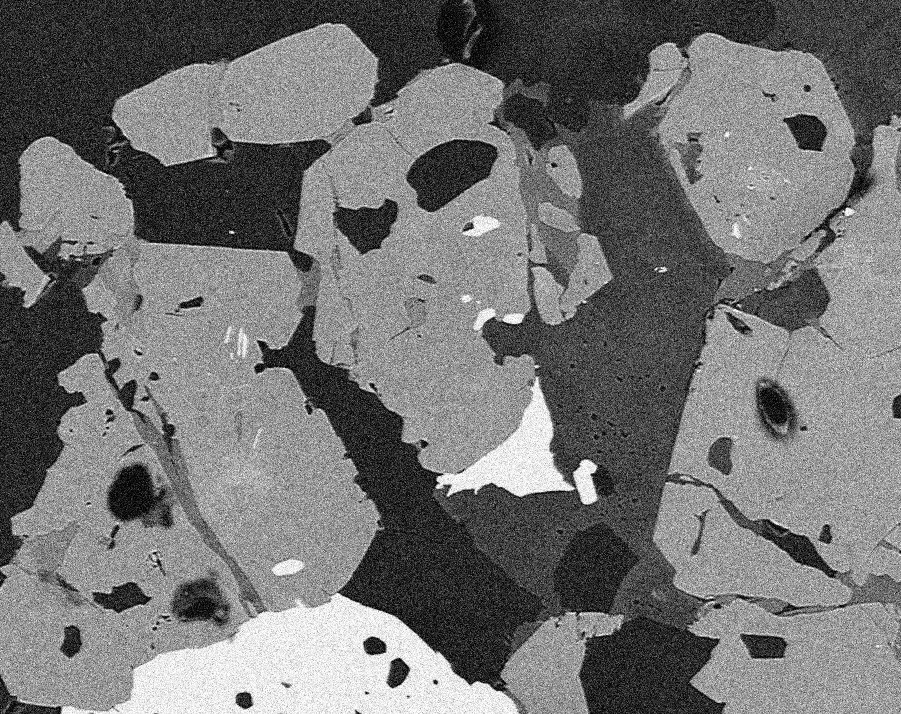
#> input picture scikit_image/sample_images/6BSE_Google_noisy.jpg, 901 x 714 px
$ python 6.histogram_based_segmentation.py
#> lines starting #> are read from the running program, lines starting #| are printed output that depends on the picture; after the words box and inside, x2 and y2 are one past the last pixel; in counts of white or black regions, pixels touching at a corner belong together

from skimage import io, img_as_float, img_as_ubyte
from skimage.restoration import estimate_sigma, denoise_nl_means
from matplotlib import pyplot as plt
import numpy as np

img = img_as_float(io.imread("sample_images/6BSE_Google_noisy.jpg"))
#> img: shape (714, 901) float64; min 0, max 1, mean 0.451

# denoising using nlm_denoising_filter

sigma_est = np.mean(estimate_sigma(img, channel_axis=-1))
#> sigma_est = 0.0984

nlm_img = denoise_nl_means(img,h = 1.15*sigma_est, fast_mode=True, patch_size=5, patch_distance=3)
nlm_ubyte_img = img_as_ubyte(nlm_img)

# picking segments based on peeks shown in the histogram
# creating binary image of each segment
segm1 = (nlm_ubyte_img <= 27)
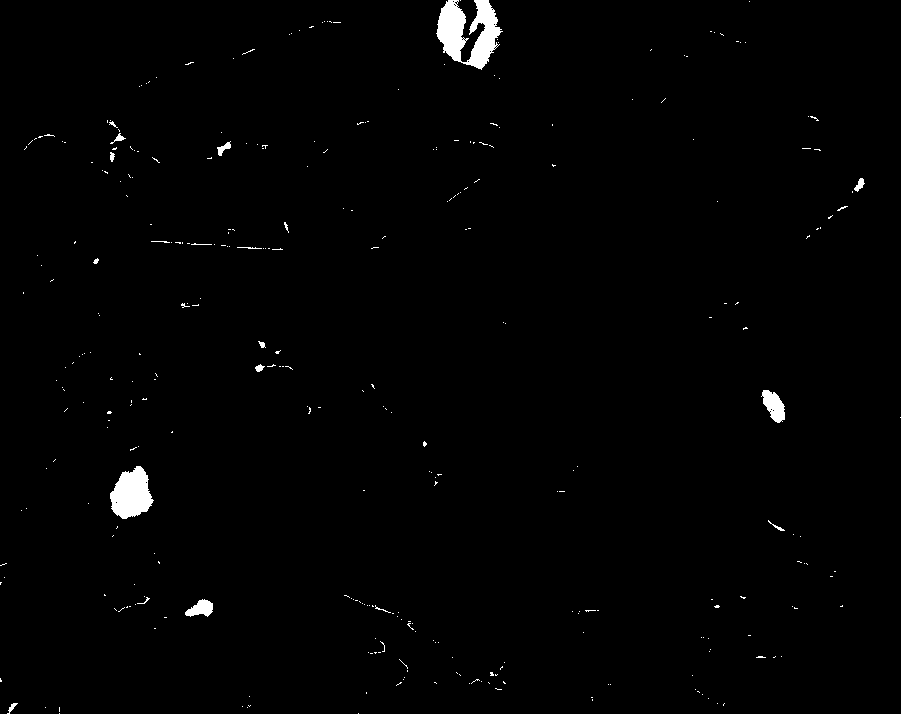
#> segm1: shape (714, 901) bool; 1% white; 327 white regions (307 under 20 px), largest, box (x1, y1, x2, y2) and area: (436, 0, 503, 70) 2583, (110, 466, 154, 519) 1572, (761, 390, 785, 423) 479
segm2 = (27 < nlm_ubyte_img) & (nlm_ubyte_img <= 55)
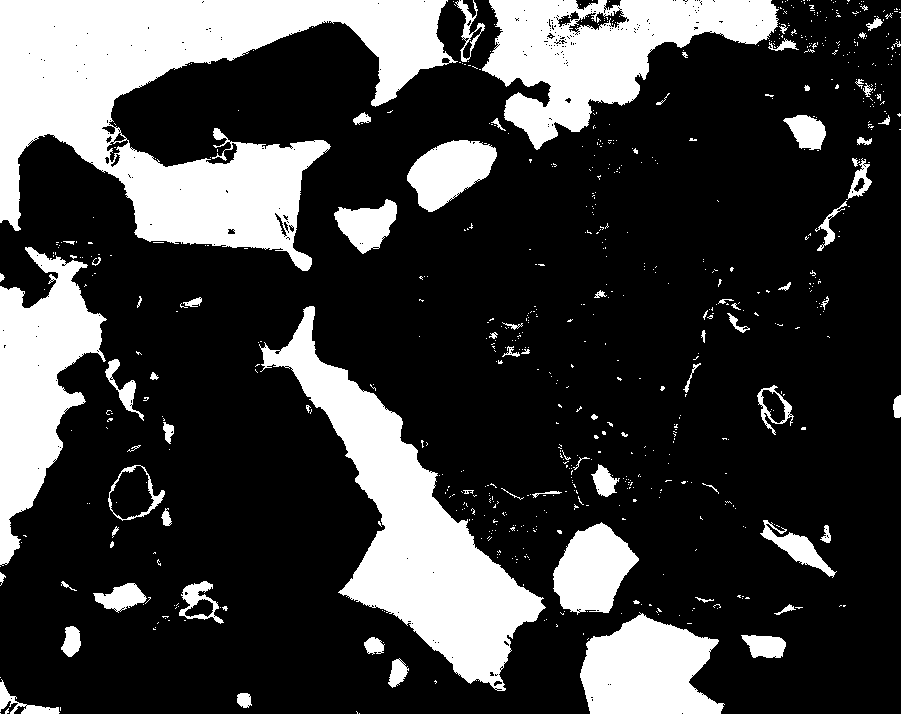
#> segm2: shape (714, 901) bool; 24.7% white; 737 white regions (659 under 20 px), largest, box (x1, y1, x2, y2) and area: (0, 0, 458, 271) 54670, (259, 306, 546, 691) 30309, (482, 0, 779, 150) 21140
segm3 = (55 < nlm_ubyte_img) & (nlm_ubyte_img <= 95)
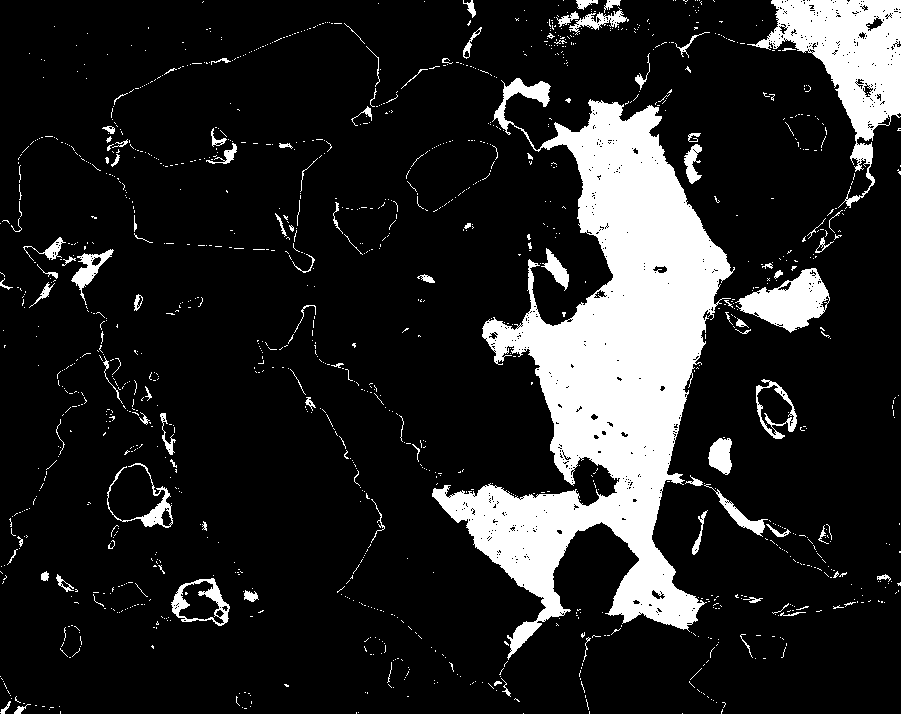
#> segm3: shape (714, 901) bool; 14.7% white; 1300 white regions (1195 under 20 px), largest, box (x1, y1, x2, y2) and area: (432, 78, 735, 660) 65391, (747, 0, 901, 208) 11457, (735, 268, 830, 333) 3164
segm4 = (95 < nlm_ubyte_img) & (nlm_ubyte_img <= 125)
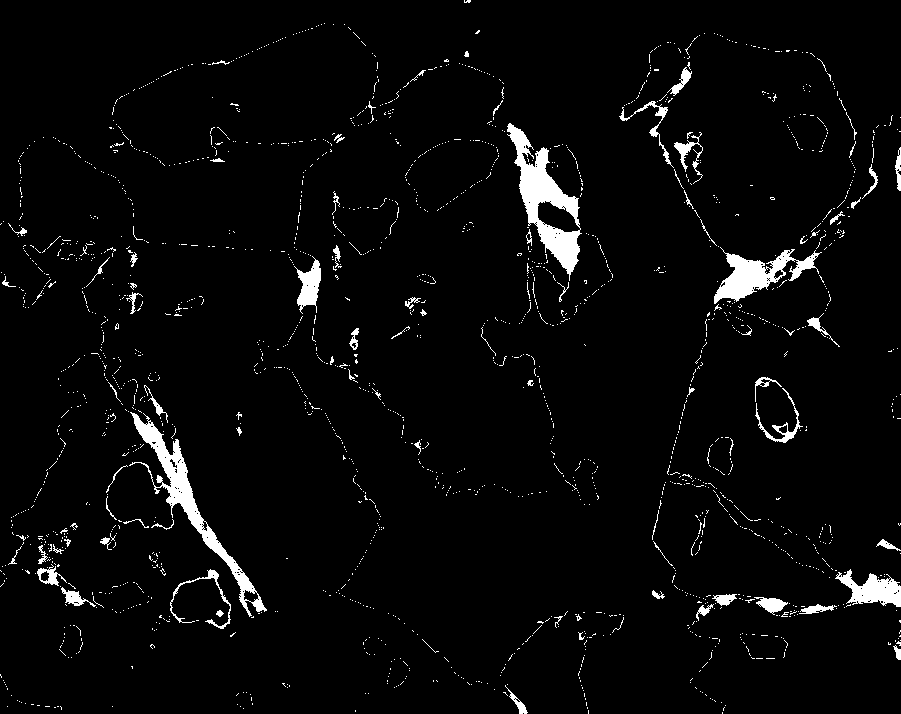
#> segm4: shape (714, 901) bool; 3.5% white; 1971 white regions (1885 under 20 px), largest, box (x1, y1, x2, y2) and area: (507, 123, 582, 281) 3842, (129, 412, 267, 617) 3367, (714, 247, 822, 304) 2264
segm5 = (125 < nlm_ubyte_img) & (nlm_ubyte_img <= 200)
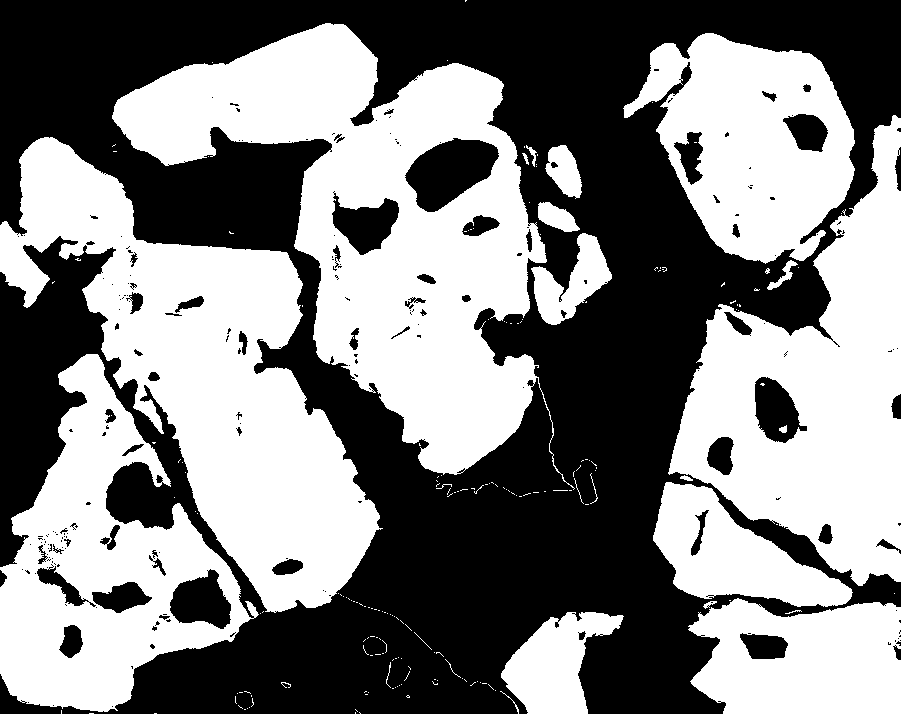
#> segm5: shape (714, 901) bool; 50.5% white; 210 black regions (150 under 20 px), largest, box (x1, y1, x2, y2) and area: (0, 0, 901, 714) 296209, (405, 138, 499, 212) 4316, (170, 569, 231, 629) 2378
segm6 = (200 < nlm_ubyte_img)
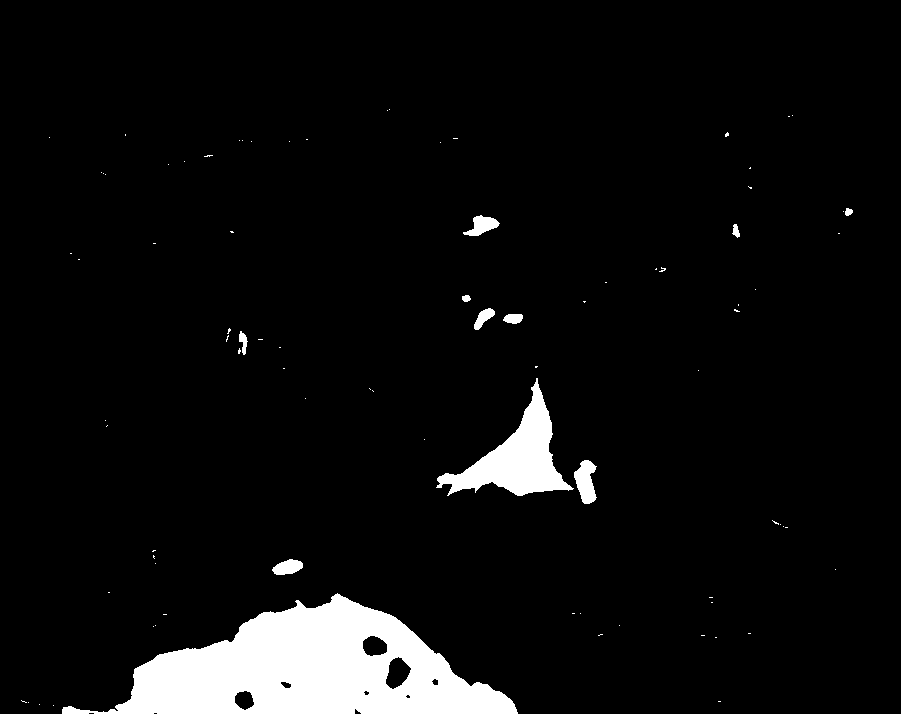
#> segm6: shape (714, 901) bool; 5.6% white; 86 white regions (75 under 20 px), largest, box (x1, y1, x2, y2) and area: (62, 593, 518, 714) 28258, (436, 378, 574, 496) 5633, (574, 460, 597, 504) 663

# assign differnt color to each segment
all_segm = np.zeros((nlm_ubyte_img.shape[0], nlm_ubyte_img.shape[1], 3))

all_segm[segm1] = (1,0,0)
all_segm[segm2] = (0,1,0)
all_segm[segm3] = (0,0,1)
all_segm[segm4] = (1,1,0)
all_segm[segm5] = (0,1,1)
all_segm[segm6] = (1,0,1)

plt.imsave("processed_images/6histogram_segmented.jpg",all_segm)
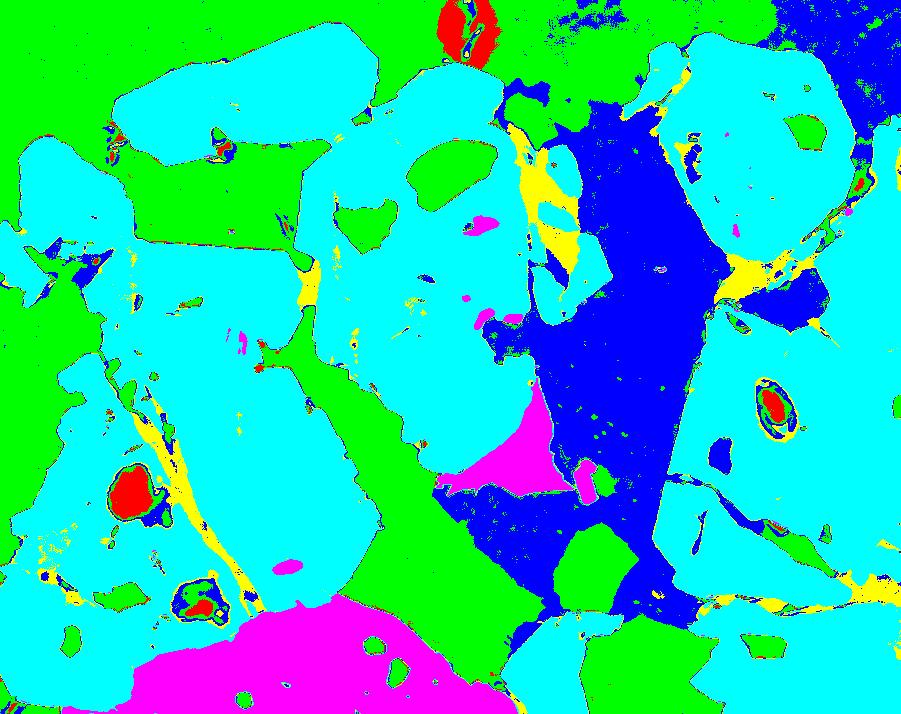
#> saved as 6histogram_segmented.jpg: shape (714, 901, 3); mean R, G, B 28.3, 200, 179.5
